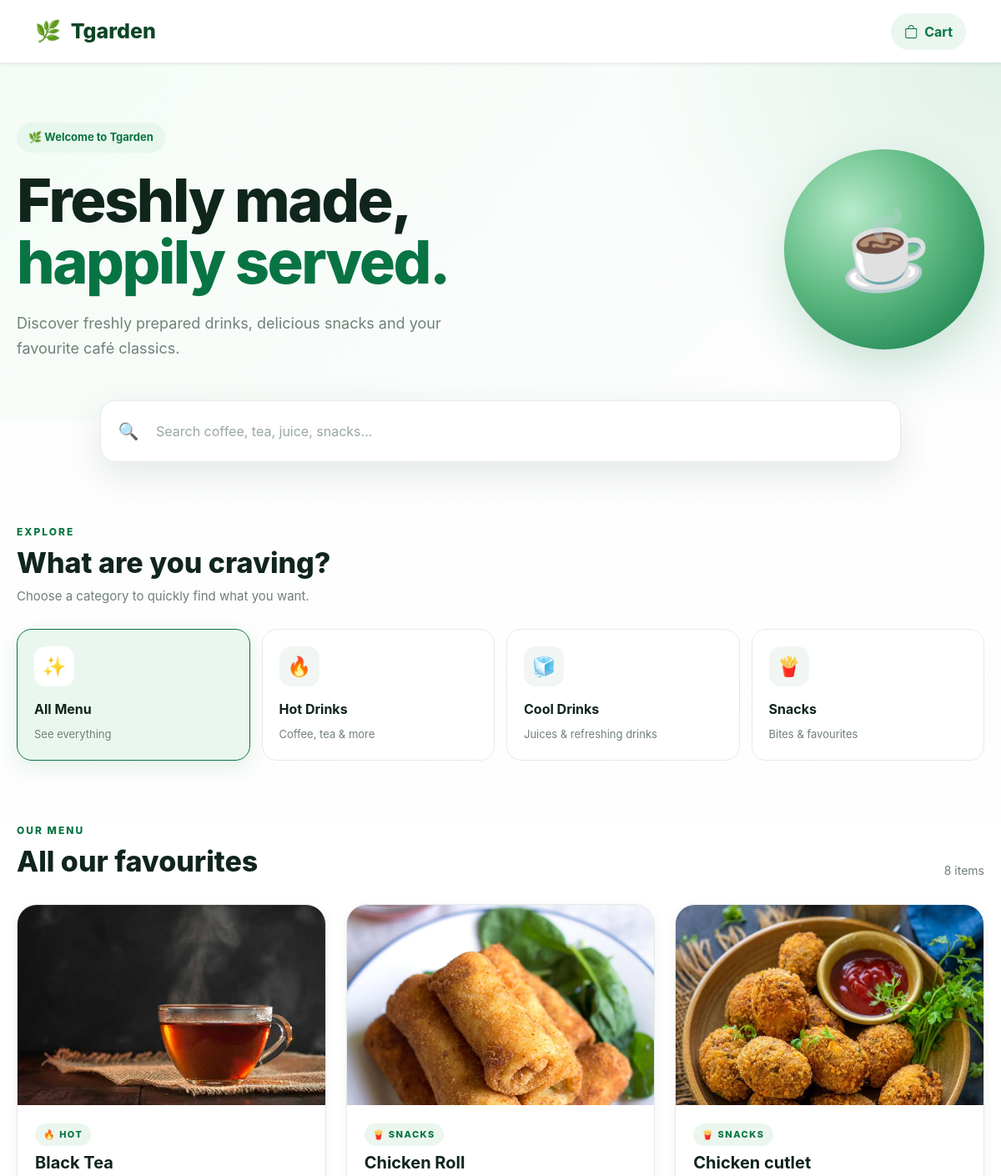
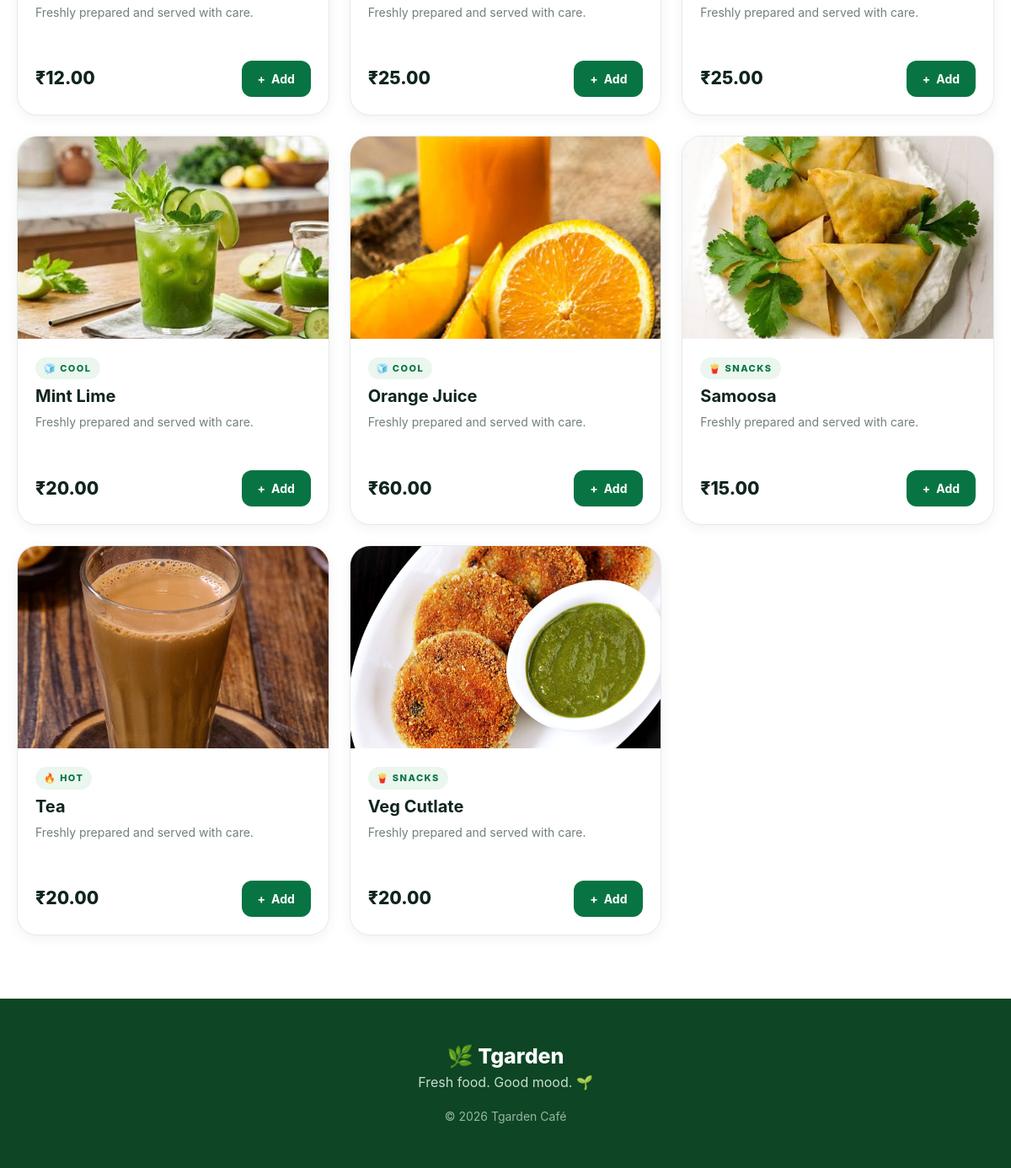
The page / on the database its author committed (2 pictures, top to bottom).
### cafe/models.py (models this page shows, shortened)
class Product(models.Model):
    CATEGORY_CHOICES = [
        ("HOT", "Hot"),
        ("COOL", "Cool"),
        ("SNACKS", "Snacks"),
    ]
    name = models.CharField(
        max_length=200
    )
    description = models.TextField(
        blank=True
    )
    price = models.DecimalField(
        max_digits=10,
        decimal_places=2
    )
    image = models.ImageField(
        upload_to="products/",
        blank=True,
        null=True
    )
    category = models.CharField(
        max_length=20,
        choices=CATEGORY_CHOICES,
        default="SNACKS"
    )
    is_available = models.BooleanField(
        default=True
    )
    created_at = models.DateTimeField(
        auto_now_add=True
    )
    class Meta:
        ordering = ["-created_at"]

### cafe/views.py (the view)
# urls.py: path("", views.home, name="home"),
def home(request):
    products = Product.objects.filter(
        is_available=True
    ).order_by("name")
    cart = request.session.get(
        "cart",
        {}
    )
    cart_count = sum(
        cart.values()
    )
    return render(
        request,
        "cafe/home.html",
        {
            "products": products,
            "cart_count": cart_count,
        }
    )

### cafe/templates/cafe/home.html (shortened to what this page needs)
{% extends "cafe/base.html" %}
{% load static %}
{% block content %}
<div class="tgarden-home">
    <section class="tg-hero">
        <div class="tg-hero-container">
            <div class="tg-hero-content">
                <div class="tg-badge">
                    🌿 Welcome to Tgarden
                </div>
                <h1>
                    Freshly made,
                    <span>happily served.</span>
                </h1>
                <p class="tg-hero-description">
                    Discover freshly prepared drinks, delicious snacks
                    and your favourite café classics.
                </p>
            </div>
            <div class="hero-decoration">
                ☕
            </div>
        </div>
    </section>
    <div class="tg-search-wrapper">
        <div class="tg-search-box">
            <div class="tg-search-icon">
                🔍
            </div>
            <input
                type="text"
                id="productSearch"
                autocomplete="off"
                placeholder="Search coffee, tea, juice, snacks..."
            >
        </div>
    </div>
    <section class="category-section">
        <div class="section-label">
            Explore
        </div>
        <h2 class="section-title">
            What are you craving?
        </h2>
        <p class="section-description">
            Choose a category to quickly find what you want.
        </p>
        <div class="category-filters">
            <button
                type="button"
                class="category-filter active"
                data-category="ALL"
            >
                <div class="category-icon">
                    ✨
                </div>
                <strong>
                    All Menu
                </strong>
                <span>
                    See everything
                </span>
            </button>
            <button
                type="button"
                class="category-filter"
                data-category="HOT"
            >
                <div class="category-icon">
                    🔥
                </div>
                <strong>
                    Hot Drinks
                </strong>
                <span>
                    Coffee, tea & more
                </span>
            </button>
            <button
                type="button"
                class="category-filter"
                data-category="COOL"
            >
                <div class="category-icon">
                    🧊
                </div>
                <strong>
                    Cool Drinks
                </strong>
                <span>
                    Juices & refreshing drinks
                </span>
            </button>
            <button
                type="button"
                class="category-filter"
                data-category="SNACKS"
            >
                <div class="category-icon">
                    🍟
                </div>
                <strong>
                    Snacks
                </strong>
                <span>
                    Bites & favourites
                </span>
            </button>
        </div>
    </section>
    <section class="menu-section" id="menu">
        <div class="menu-header">
            <div>
                <div class="section-label">
                    Our Menu
                </div>
                <h2
                    class="section-title"
                    id="menuTitle"
                >
                </h2>
            </div>
            <div
                class="results-count"
                id="resultsCount"
            >
            </div>
        </div>
        <div
            class="product-grid"
            id="productGrid"
        >
            {% for product in products %}
            <article
                class="product-card"
                id="product-{{ product.id }}"
                data-product-id="{{ product.id }}"
                data-name="{{ product.name|lower }}"
                data-description="{{ product.description|default:''|lower }}"
                data-category="{{ product.category }}"
            >
                <div class="product-image">
                    {% if product.image %}
                        <img
                            src="{{ product.image.url }}"
                            alt="{{ product.name }}"
                            loading="lazy"
                        >
                    {% else %}
                        <div class="no-image">
                            ☕
                        </div>
                    {% endif %}
                </div>
                <div class="product-body">
                    <div class="product-category">
                        {% if product.category == "HOT" %}
                            🔥 HOT
                        {% elif product.category == "COOL" %}
                            🧊 COOL
                        {% else %}
                            🍟 SNACKS
                        {% endif %}
                    </div>
                    <h3>
                        {{ product.name }}
                    </h3>
                    <p class="product-description">
                        {{ product.description|default:"Freshly prepared and served with care."|truncatewords:18 }}
                    </p>
                    <div class="product-footer">
                        <div class="product-price">
                            ₹{{ product.price }}
                        </div>
                        <button
                            type="button"
                            class="add-button"
                            data-product-id="{{ product.id }}"
                            data-product-name="{{ product.name }}"
                            data-add-url="{% url 'add_to_cart' product.id %}"
                        >
                            <span class="add-icon">
                                +
                            </span>
                            <span class="add-text">
                                Add
                            </span>
                        </button>
                    </div>
                </div>
            </article>
            {% endfor %}
        </div>
    </section>
</div>
{% endblock %}

### cafe/static/cafe/css/style.css (style rules this page uses)
:root { --green: #176b3a; --dark-green: #0d4525; --light-green: #eaf6ee; --soft-green: #f4faf6; --text: #18231c; --muted: #718078; --white: #ffffff; --border: #e4eee7; }
* { box-sizing: border-box; }
body { margin: 0; font-family: Inter, system-ui, -apple-system, BlinkMacSystemFont, "Segoe UI", sans-serif; color: var(--text); background: #ffffff; }
.menu-section { padding: 90px 0; background: #ffffff; }
.product-card { height: 100%; background: white; border: 1px solid var(--border); border-radius: 22px; overflow: hidden; transition: all 0.25s ease; }
.product-image { height: 230px; overflow: hidden; background: var(--soft-green); }
.product-image img { width: 100%; height: 100%; object-fit: cover; transition: transform .4s ease; }
.product-body { padding: 23px; }
.product-body h3 { font-size: 21px; font-weight: 800; margin-bottom: 9px; }
.product-body p { color: var(--muted); min-height: 48px; font-size: 14px; line-height: 1.6; }
.product-footer { display: flex; justify-content: space-between; align-items: center; margin-top: 18px; }
.add-button { text-decoration: none; color: white; background: var(--green); padding: 10px 17px; border-radius: 30px; font-weight: 700; }
.product-category { display: inline-block; color: #176b3a; background: #eaf6ee; padding: 5px 10px; border-radius: 20px; font-size: 11px; font-weight: 800; letter-spacing: .5px; margin-bottom: 10px; }

### rows shown on the page
Product: image (picture), category "🔥 HOT", name "Black Tea", description "Freshly prepared and served with care.", price "12.00"
Product: image (picture), category "🍟 SNACKS", name "Chicken Roll", description "Freshly prepared and served with care.", price "25.00"
Product: image (picture), category "🍟 SNACKS", name "Chicken cutlet", description "Freshly prepared and served with care.", price "25.00"
Product: image (picture), category "🧊 COOL", name "Mint Lime", description "Freshly prepared and served with care.", price "20.00"
Product: image (picture), category "🧊 COOL", name "Orange Juice", description "Freshly prepared and served with care.", price "60.00"
Product: image (picture), category "🍟 SNACKS", name "Samoosa", description "Freshly prepared and served with care.", price "15.00"
Product: image (picture), category "🔥 HOT", name "Tea", description "Freshly prepared and served with care.", price "20.00"
Product: image (picture), category "🍟 SNACKS", name "Veg Cutlate", description "Freshly prepared and served with care.", price "20.00"
